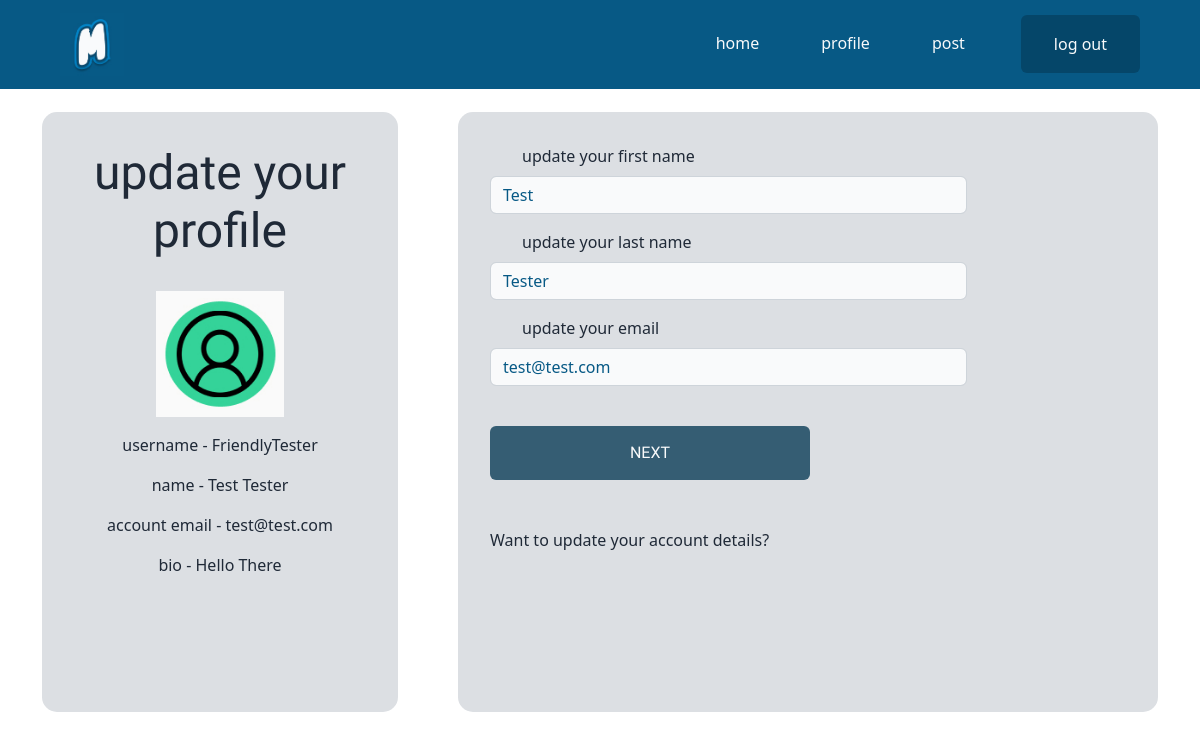
The page /updateProfile.php?user=2 (signed in) on the database its author committed.
### tables this page shows
CREATE TABLE IF NOT EXISTS `users` (
  `userid` int(11) NOT NULL AUTO_INCREMENT,
  `firstname` varchar(255) NOT NULL,
  `lastname` varchar(255) NOT NULL,
  `email` varchar(255) NOT NULL,
  `username` varchar(255) NOT NULL,
  `password` varchar(255) NOT NULL,
  `profilePic` varchar(255) NOT NULL,
  `bio` varchar(255) NOT NULL,
  PRIMARY KEY (`userid`)
);

### updateProfile.php (the view, shortened to what this page needs)
<?php require './templates/header.php' ?>
<body>
<?php require './templates/navbar.php' ?>
<section class="container" id="updateProfile">
  <?php
  if(isset($_GET['user']) && isset($_SESSION['userid'])){
    require './includes/connection.inc.php';
    $userid = mysqli_real_escape_string($conn, $_GET['user']);
    $userid = intval($userid);
    $sql = "SELECT * FROM users WHERE userid=?;";
    $statement = mysqli_stmt_init($conn);
    if(!mysqli_stmt_prepare($statement, $sql)){
      header("Location ./updateProfile.php?error=sqlError");
      exit();
    } else {
      mysqli_stmt_bind_param($statement, "i", $userid);
      mysqli_stmt_execute($statement);
      $results = mysqli_stmt_get_result($statement);
      $row = mysqli_fetch_assoc($results);
    }
  } else {
    header("Location: ./home.php?error=forbidden");
    exit();
  }
  ?>
  <div class="row">
    <div class="col-4 mt-5">
      <div class="previousProfile">
      <h1>update your profile</h1>
    <img src="<?php if(!empty($_GET['user'])){echo $row['profilePic'];}?>" alt="">
    <p>username - <?php if(!empty($_GET['user'])){echo $row['username'];} ?></p>
    <p>name - <?php if(!empty($_GET['user'])){echo $row['firstname']; echo " "; echo $row['lastname'];} ?></p>
    <p>account email - <?php if(!empty($_GET['user'])){echo $row['email'];} ?></p>
    <p>bio - <?php if(!empty($_GET['user'])){echo $row['bio'];} ?></p>
      </div>
    </div>
    <div class="col-8 mt-5 ps-5">
<form action="./updateProfile.inc.php?user=<?php echo $_GET['user'] ?>" method="POST" enctype="multipart/form-data" id="signUpForm">
<div class="step step-1 active">
    <div class="mb-3">
  <label for="updateFirstName" class="form-label">update your first name</label>
  <input type="text" class="form-control" id="updateFirstName" placeholder="your first name?" name="updateFirstName" value="<?php echo $row['firstname']; ?>">
      </div>
  <div class="mb-3">
  <label for="updateLastName" class="form-label">update your last name</label>
  <input type="text" class="form-control" id="updateLastName" placeholder="your last name?" name="updateLastName" value="<?php echo $row['lastname']; ?>">
  </div>
  <div class="mb-3">
  <label for="updateEmail" class="form-label">update your email</label>
  <input type="email" class="form-control" id="updateEmail" placeholder="your email?" name="updateEmail" value="<?php echo $row['email']; ?>">
</div>
  <a class="btn btn-secondary mt-4" id="nextBTN" >next</a>
  <div><p class="mt-5">Want to update your account details?</p>
    </div>
  </div>
</form>
</section>
</body>
</html>

### style/normal.css (style rules this page uses)
:root { --primary-light: #f9fafb; --primary-dark: #1f2937; --brand-color: #075985; }
.btn { width: 13rem; font-weight: 500; }
h1, h2, h3, h4, h5, h6 { color: var(--primary-dark); }
h1 { font-family: 'Knewave', cursive; font-size: 3rem; }
.btn-secondary { border: none; font-family: 'Knewave', cursive; background: #355d73; color: var(--primary-light); font-weight: 100; padding: 15px; text-transform: uppercase; border-radius: 6px; text-decoration: none; display: inline-block; transition: all 0.3s ease 0s; width: 20rem; }
.step { display: none; }
.step.active { display: block; }
body { background-color: var(--brand-secondary); }
#updateProfile { margin-top: 4rem; gap: 1rem; text-align: center; }
#updateProfile .previousProfile, #updateProfile form { height: 75vh; background-color: #dcdfe3; color: var(--primary-dark); border-radius: 15px; }
#updateProfile .previousProfile h1 { padding: 1.5rem; padding-top: 2rem; }
#updateProfile .previousProfile img { width: 8rem; margin-bottom: 1rem; }
#updateProfile form { padding: 2rem; text-align: start; }
#updateProfile form label { margin-left: 2rem; }
#updateProfile form input[type='text'], #updateProfile form input[type='email'], #updateProfile form input[type='password'],#updateProfile form input[type='file'], #updateProfile textarea { width: 75% !important; color: var(--brand-color); background-color: var(--primary-light); text-align: start; }

### style/desktop.css (style rules this page uses)
:root { --primary-light: #f9fafb; --primary-dark: #1f2937; --brand-color: #075985; }
.btn { width: 13rem; font-weight: 500; }
h1, h2, h3, h4, h5, h6 { color: var(--primary-dark); }
h1 { font-family: 'Knewave', cursive; font-size: 3rem; }
.btn-secondary { border: none; font-family: 'Knewave', cursive; background: #355d73; color: var(--primary-light); font-weight: 100; padding: 15px; text-transform: uppercase; border-radius: 6px; text-decoration: none; display: inline-block; transition: all 0.3s ease 0s; width: 20rem; }
.step { display: none; }
.step.active { display: block; }
body { background-color: var(--brand-secondary); }
#updateProfile { margin-top: 4rem; gap: 1rem; text-align: center; }
#updateProfile .previousProfile, #updateProfile form { height: 75vh; background-color: #dcdfe3; color: var(--primary-dark); border-radius: 15px; }
#updateProfile .previousProfile h1 { padding: 1.5rem; padding-top: 2rem; }
#updateProfile .previousProfile img { width: 8rem; margin-bottom: 1rem; }
#updateProfile form { padding: 2rem; text-align: start; }
#updateProfile form label { margin-left: 2rem; }
#updateProfile form input[type='text'], #updateProfile form input[type='email'], #updateProfile form input[type='password'],#updateProfile form input[type='file'], #updateProfile textarea { width: 75% !important; color: var(--brand-color); background-color: var(--primary-light); text-align: start; }

### style/tablet.css (style rules this page uses)
:root { --primary-light: #f9fafb; --primary-dark: #1f2937; --brand-color: #075985; }
.btn { width: 13rem; font-weight: 500; }
h1, h2, h3, h4, h5, h6 { color: var(--primary-dark); }
h1 { font-family: 'Knewave', cursive; font-size: 3rem; }
.btn-secondary { border: none; font-family: 'Knewave', cursive; background: #355d73; color: var(--primary-light); font-weight: 100; padding: 15px; text-transform: uppercase; border-radius: 6px; text-decoration: none; display: inline-block; transition: all 0.3s ease 0s; width: 20rem; }
.step { display: none; }
.step.active { display: block; }
body { background-color: var(--brand-secondary); }
#updateProfile { margin-top: 4rem; gap: 1rem; text-align: center; }
#updateProfile .previousProfile, #updateProfile form { height: 75vh; background-color: #dcdfe3; color: var(--primary-dark); border-radius: 15px; }
#updateProfile .previousProfile h1 { padding: 1.5rem; padding-top: 2rem; }
#updateProfile .previousProfile img { width: 8rem; margin-bottom: 1rem; }
#updateProfile form { padding: 2rem; text-align: start; }
#updateProfile form label { margin-left: 2rem; }
#updateProfile form input[type='text'], #updateProfile form input[type='email'], #updateProfile form input[type='password'],#updateProfile form input[type='file'], #updateProfile textarea { width: 75% !important; color: var(--brand-color); background-color: var(--primary-light); text-align: start; }

### rows shown on the page
users: profilePic (picture), username "FriendlyTester", firstname "Test", lastname "Tester", email "test@test.com", bio "Hello There", updateFirstName "Test", updateLastName "Tester", updateEmail "test@test.com"
